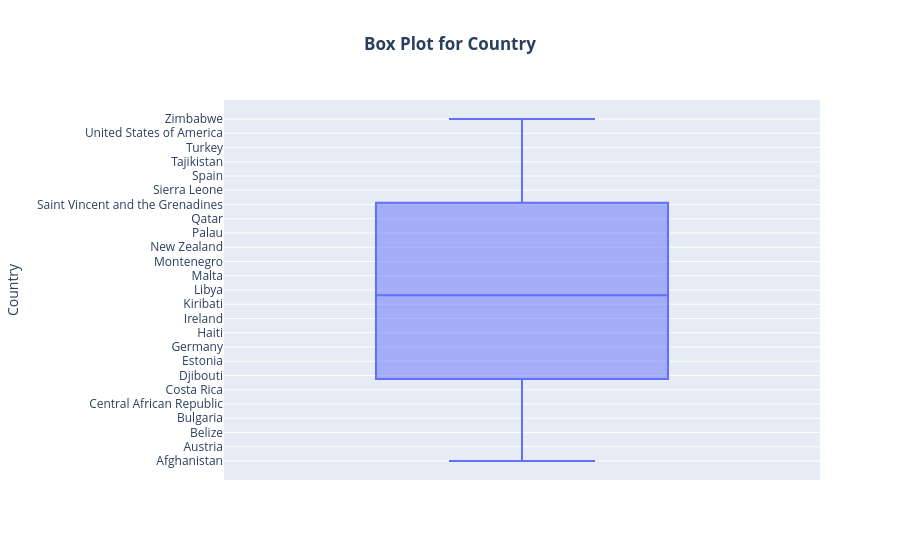
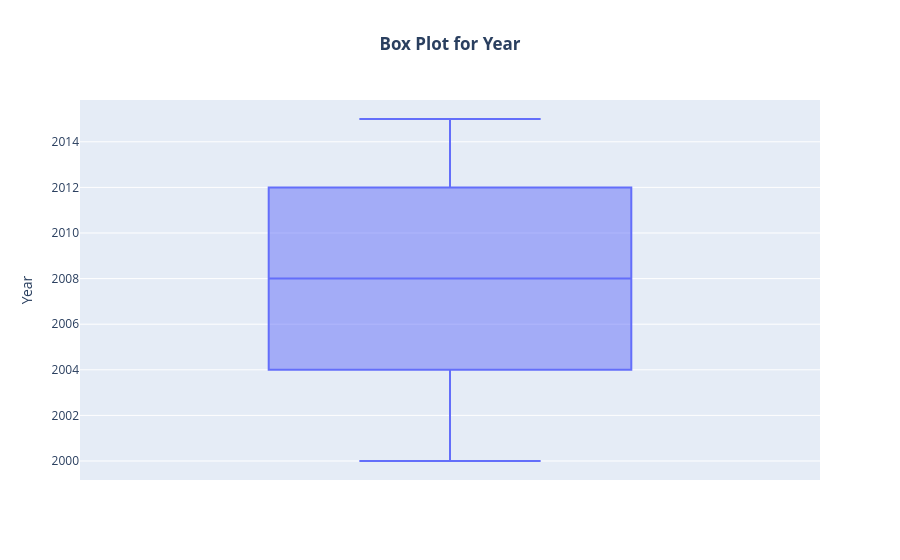
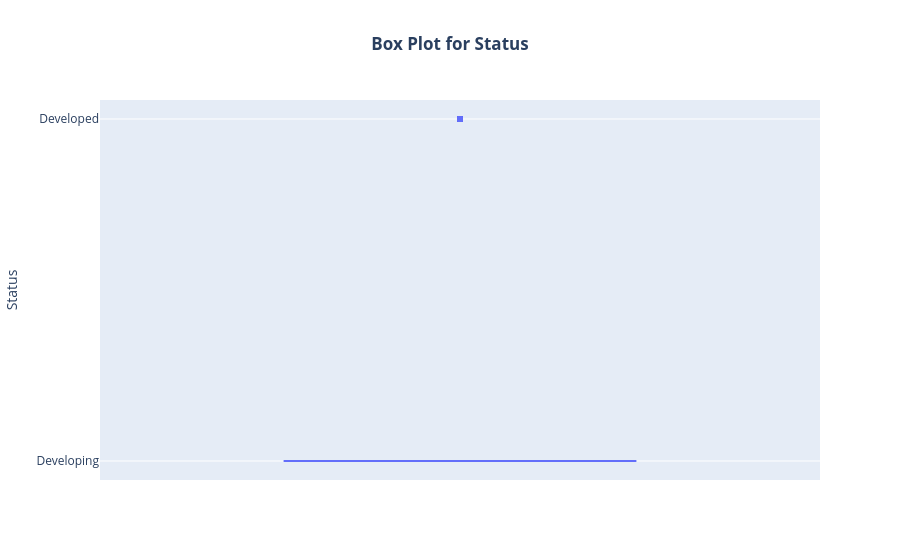
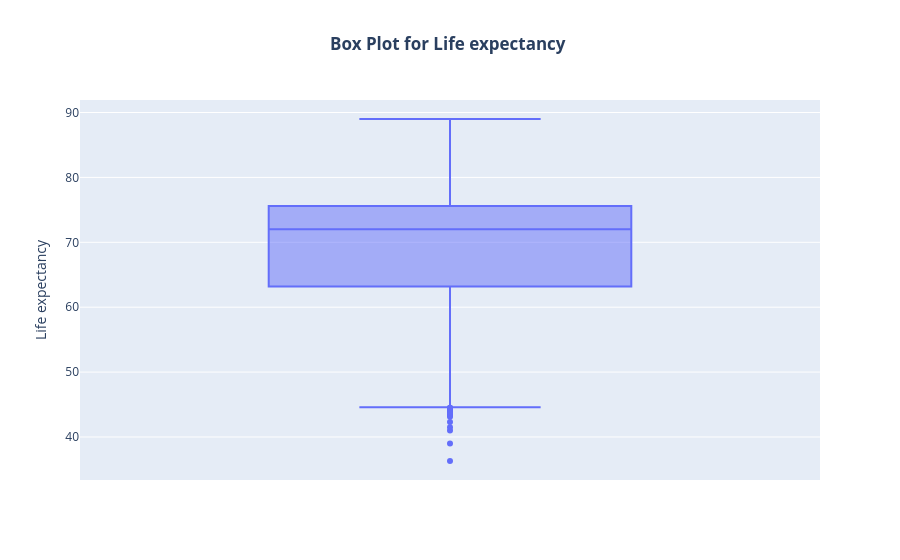

Source (notebook cell) for these figures, in order:
### Markdown cell above
#### Handling Outliers
Outliers can skew the data and manipulate the final result. Hence, we check for outliers. However, we will not remove outliers for the sake of the data being accurate. For example, it is possible that a country may have an extremely high population, but that does not mean we disconsider aand remove it from our dataset

### Code cell
# Loop through each column and create a box plot
for column in df.columns:
    fig = px.box(df, y=column, title=f'Box Plot for {column}')
    
    # Update layout to center the title and make it bold
    fig.update_layout(
        title=dict(text=f'<b>Box Plot for {column}</b>', x=0.5),
        boxmode='group'  
    )
    
    fig.show()

### Figure 1 — Plotly figure (JSON) as saved in the notebook; plotly's stock layout.template omitted (floating-point values rounded to 4 significant figures; data arrays with more than 128 entries replaced by an {"elided": "..."} marker saying what was removed)
{"data": [{"alignmentgroup": "True", "hovertemplate": "Country=%{y}<extra></extra>", "legendgroup": "", "marker": {"color": "#636efa"}, "name": "", "notched": false, "offsetgroup": "", "orientation": "v", "showlegend": false, "type": "box", "x0": " ", "xaxis": "x", "y": {"elided": "2938 str values"}, "y0": " ", "yaxis": "y"}], "layout": {"boxmode": "group", "legend": {"tracegroupgap": 0}, "title": {"text": "<b>Box Plot for Country</b>", "x": 0.5}, "xaxis": {"anchor": "y", "domain": [0, 1]}, "yaxis": {"anchor": "x", "domain": [0, 1], "title": {"text": "Country"}}}}

### Figure 2 — Plotly figure (JSON) as saved in the notebook; plotly's stock layout.template omitted (floating-point values rounded to 4 significant figures; data arrays with more than 128 entries replaced by an {"elided": "..."} marker saying what was removed)
{"data": [{"alignmentgroup": "True", "hovertemplate": "Year=%{y}<extra></extra>", "legendgroup": "", "marker": {"color": "#636efa"}, "name": "", "notched": false, "offsetgroup": "", "orientation": "v", "showlegend": false, "type": "box", "x0": " ", "xaxis": "x", "y": {"elided": "2938 int values"}, "y0": " ", "yaxis": "y"}], "layout": {"boxmode": "group", "legend": {"tracegroupgap": 0}, "title": {"text": "<b>Box Plot for Year</b>", "x": 0.5}, "xaxis": {"anchor": "y", "domain": [0, 1]}, "yaxis": {"anchor": "x", "domain": [0, 1], "title": {"text": "Year"}}}}

### Figure 3 — Plotly figure (JSON) as saved in the notebook; plotly's stock layout.template omitted (floating-point values rounded to 4 significant figures; data arrays with more than 128 entries replaced by an {"elided": "..."} marker saying what was removed)
{"data": [{"alignmentgroup": "True", "hovertemplate": "Status=%{y}<extra></extra>", "legendgroup": "", "marker": {"color": "#636efa"}, "name": "", "notched": false, "offsetgroup": "", "orientation": "v", "showlegend": false, "type": "box", "x0": " ", "xaxis": "x", "y": {"elided": "2938 str values"}, "y0": " ", "yaxis": "y"}], "layout": {"boxmode": "group", "legend": {"tracegroupgap": 0}, "title": {"text": "<b>Box Plot for Status</b>", "x": 0.5}, "xaxis": {"anchor": "y", "domain": [0, 1]}, "yaxis": {"anchor": "x", "domain": [0, 1], "title": {"text": "Status"}}}}

### Figure 4 — Plotly figure (JSON) as saved in the notebook; plotly's stock layout.template omitted (floating-point values rounded to 4 significant figures; data arrays with more than 128 entries replaced by an {"elided": "..."} marker saying what was removed)
{"data": [{"alignmentgroup": "True", "hovertemplate": "Life expectancy =%{y}<extra></extra>", "legendgroup": "", "marker": {"color": "#636efa"}, "name": "", "notched": false, "offsetgroup": "", "orientation": "v", "showlegend": false, "type": "box", "x0": " ", "xaxis": "x", "y": {"elided": "2938 float values"}, "y0": " ", "yaxis": "y"}], "layout": {"boxmode": "group", "legend": {"tracegroupgap": 0}, "title": {"text": "<b>Box Plot for Life expectancy </b>", "x": 0.5}, "xaxis": {"anchor": "y", "domain": [0, 1]}, "yaxis": {"anchor": "x", "domain": [0, 1], "title": {"text": "Life expectancy "}}}}
